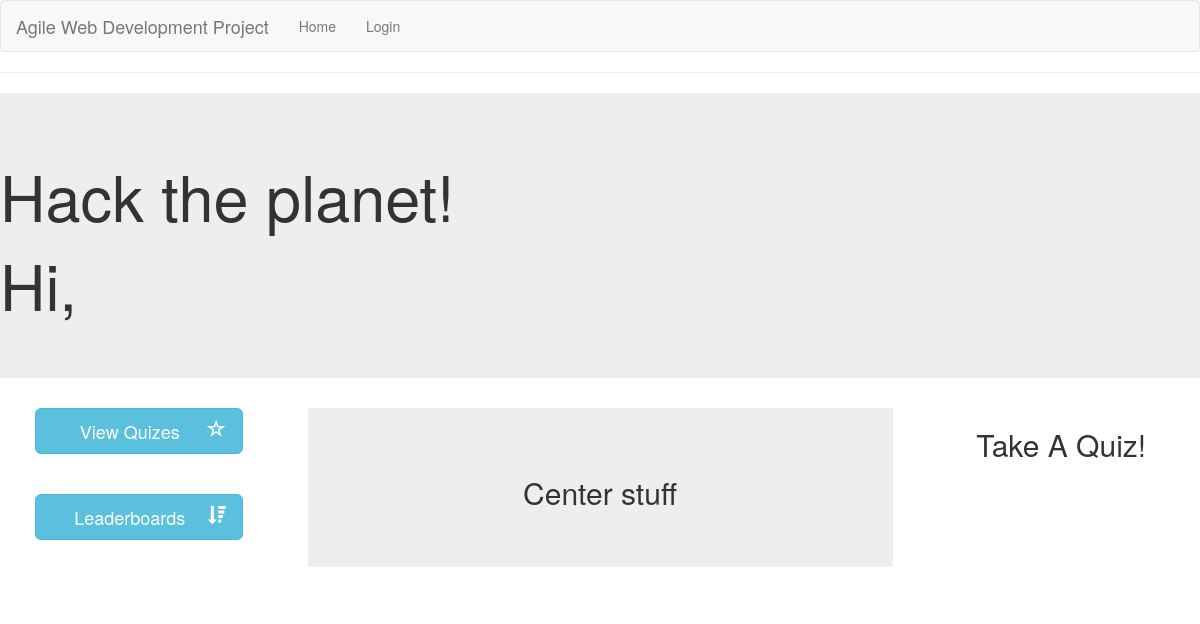
The page /index on the database as committed earlier.
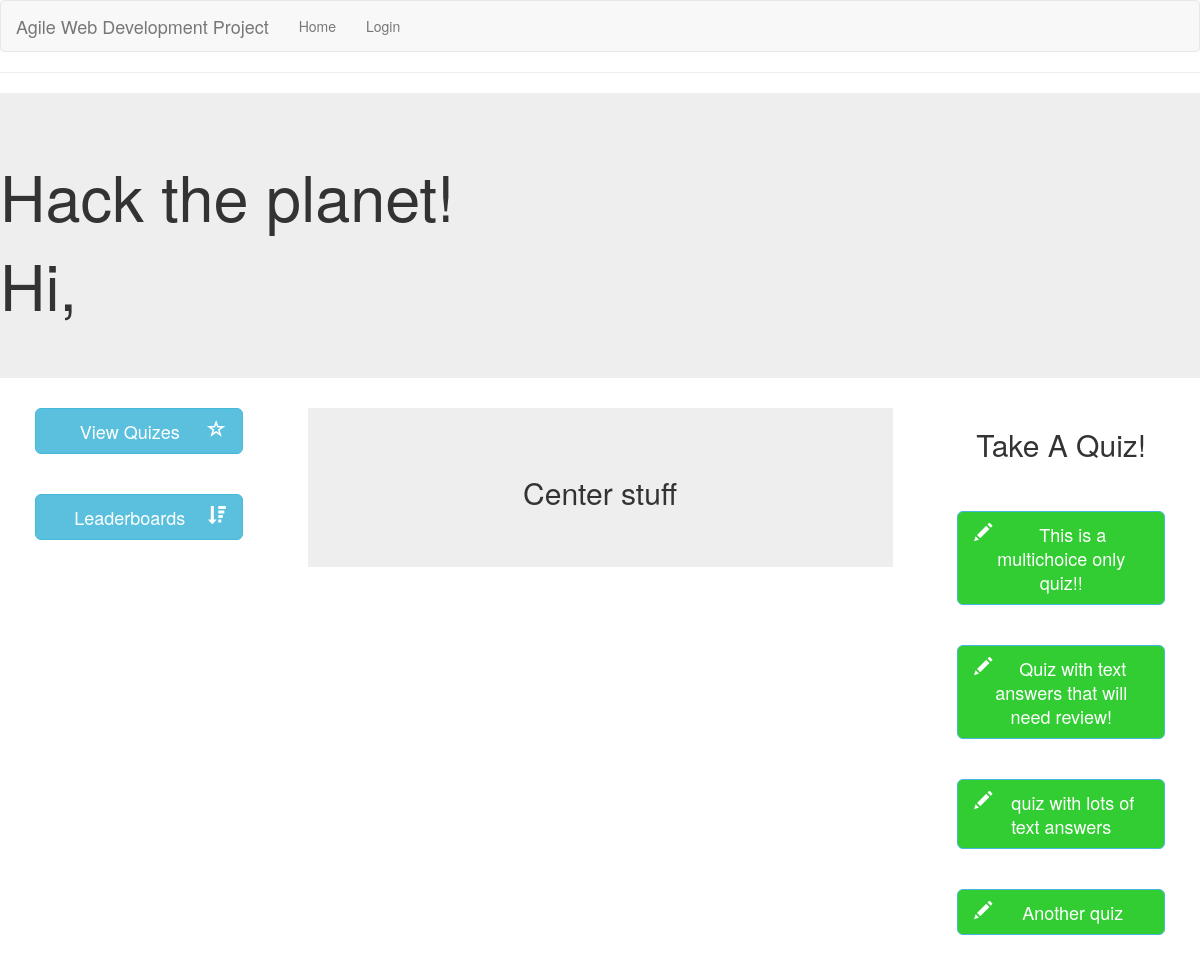
The same page on the database as committed later.
### app/models.py (models this page shows)
class Qset(db.Model):
    id = db.Column(db.Integer, primary_key=True)
    title = db.Column(db.String(128))
    is_active = db.Column(db.Boolean)

### app/routes.py (the view)
@app.route('/')
@app.route('/index')
def index():
    quizes = Qset.query.filter_by(is_active=True).all()
    return render_template('index.html', title='Home', quizes=quizes)

### app/templates/index.html
{% extends "base.html" %}
{% block content %}
    <div class="jumbotron">
        <h1>Hack the planet!</h1>
        <h1>Hi, {{ current_user.username }}</h1>
    </div>
    <div class="row">
        <div class="col-sm-3">
            {% include 'side_menu.html' %}
        </div>
        <div class="col-sm-6">
            <div class="jumbotron">
                <h2 style="text-align: center;">Center stuff</h2>
            </div>
        </div>
        <div class="col-sm-3">
            <h2 style="text-align: center;">Take A Quiz!</h2>
            <br><br>
            {% for quiz in quizes %}
                {% if quiz.is_active %}
                    <a href="{{ url_for('take_quiz')}}?quiz={{ quiz.id }}" class="center-block btn btn-info btn-lg"
                        style="width: 75%; text-align: center; background-color: limegreen; white-space: normal;">
                        <span class="glyphicon glyphicon-pencil pull-left"></span> &nbsp;{{ quiz.title }}
                    </a>
                    <br><br>
                {% endif %}
            {% endfor %}
        </div>
    </div>
{% endblock %}

Rows that differ between the two databases and show on the page:
added Qset: title "This is a multichoice only quiz!!"
added Qset: title "Quiz with text answers that will need review!"
added Qset: title "quiz with lots of text answers"
added Qset: title "Another quiz"
